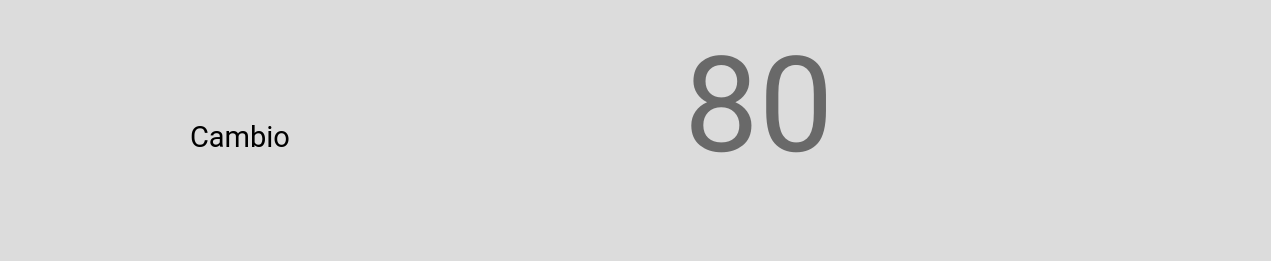
    <widget class="QGroupBox" name="groupBox_40">
     <property name="geometry">
      <rect>
       <x>380</x>
       <y>690</y>
       <width>1271</width>
       <height>261</height>
      </rect>
     </property>
     <property name="styleSheet">
      <string notr="true">background-color: rgb(128, 128, 128);
background-color:rgb(220, 220, 220);
border-radius:10%;</string>
     </property>
     <property name="title">
      <string/>
     </property>
     <widget class="QLabel" name="label_82">
      <property name="geometry">
       <rect>
        <x>-29</x>
        <y>-40</y>
        <width>251</width>
        <height>21</height>
       </rect>
      </property>
      <property name="font">
       <font>
        <family>Sans Serif</family>
        <pointsize>16</pointsize>
        <weight>75</weight>
        <italic>false</italic>
        <bold>true</bold>
       </font>
      </property>
      <property name="styleSheet">
       <string notr="true">background-color:transparent;
color:rgb(101, 179, 0)</string>
      </property>
      <property name="text">
       <string/>
      </property>
     </widget>
     <widget class="QWidget" name="layoutWidget_13">
      <property name="geometry">
       <rect>
        <x>510</x>
        <y>0</y>
        <width>424</width>
        <height>211</height>
       </rect>
      </property>
      <layout class="QGridLayout" name="gridLayout_13">
       <item row="0" column="4">
        <spacer name="horizontalSpacer_40">
         <property name="orientation">
          <enum>Qt::Horizontal</enum>
         </property>
         <property name="sizeHint" stdset="0">
          <size>
           <width>40</width>
           <height>20</height>
          </size>
         </property>
        </spacer>
       </item>
       <item row="0" column="5">
        <widget class="QLabel" name="label_13">
         <property name="text">
          <string/>
         </property>
        </widget>
       </item>
       <item row="0" column="0">
        <spacer name="horizontalSpacer_39">
         <property name="orientation">
          <enum>Qt::Horizontal</enum>
         </property>
         <property name="sizeHint" stdset="0">
          <size>
           <width>40</width>
           <height>20</height>
          </size>
         </property>
        </spacer>
       </item>
       <item row="0" column="2" colspan="2">
        <widget class="QLabel" name="lcambio">
         <property name="sizePolicy">
          <sizepolicy hsizetype="MinimumExpanding" vsizetype="Preferred">
           <horstretch>0</horstretch>
           <verstretch>0</verstretch>
          </sizepolicy>
         </property>
         <property name="maximumSize">
          <size>
           <width>620</width>
           <height>16777212</height>
          </size>
         </property>
         <property name="font">
          <font>
           <family>Roboto</family>
           <pointsize>100</pointsize>
           <weight>50</weight>
           <italic>false</italic>
           <bold>false</bold>
          </font>
         </property>
         <property name="styleSheet">
          <string notr="true">background-color:rgb(220, 220,220);
color:rgb(105,105,105);
border-radius:40%</string>
         </property>
         <property name="lineWidth">
          <number>3</number>
         </property>
         <property name="text">
          <string>80</string>
         </property>
        </widget>
       </item>
       <item row="0" column="1">
        <widget class="QPushButton" name="bconfirmar_9">
         <property name="font">
          <font>
           <family>Roboto</family>
           <pointsize>24</pointsize>
           <weight>50</weight>
           <italic>false</italic>
           <bold>false</bold>
           <underline>false</underline>
          </font>
         </property>
         <property name="styleSheet">
          <string notr="true">background-color:transparent;
color:rgb(0, 0, 0);
border-radius:40%</string>
         </property>
         <property name="text">
          <string/>
         </property>
         <property name="icon">
          <iconset>
           <normaloff>iconos/dol.png</normaloff>iconos/dol.png</iconset>
         </property>
         <property name="iconSize">
          <size>
           <width>50</width>
           <height>50</height>
          </size>
         </property>
        </widget>
       </item>
      </layout>
     </widget>
     <widget class="QLabel" name="he_8">
      <property name="geometry">
       <rect>
        <x>190</x>
        <y>90</y>
        <width>99</width>
        <height>94</height>
       </rect>
      </property>
      <property name="font">
       <font>
        <family>Roboto</family>
        <pointsize>22</pointsize>
        <weight>50</weight>
        <italic>false</italic>
        <bold>false</bold>
       </font>
      </property>
      <property name="styleSheet">
       <string notr="true">background-color:transparent;
color:rgb(0, 0, 0);
</string>
      </property>
      <property name="text">
       <string>Cambio</string>
      </property>
     </widget>
    </widget>
